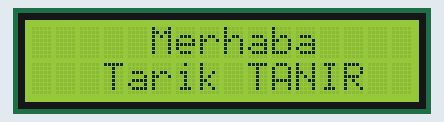
This sketch was run on a simulated Arduino Uno, built with avr-gcc and run on an emulated ATmega328P. Parts: 16×2 character LCD.

Above: at 0.1 s.
At 3.2 s:
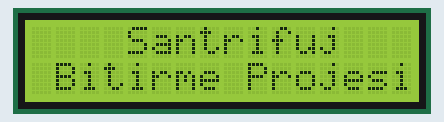
At 6.2 s:
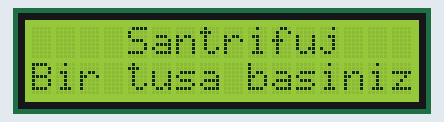

Measured:
- what the display in image 1 shows lasts 3.0 s, from 3.1 s to 6.1 s

The sketch:

I2C_LCD_Code.ino
```cpp
/*
   Arduino LCD I2C Tutorial by 'Tronics Lk"
   Please visit my YouTube channel from this link for more Tutorials
   https://www.youtube.com/channel/UCYJa3gs8q49-N3TLm-7ygUw?sub_confirmation=1
*/
#include <Wire.h>
#include <LiquidCrystal_I2C.h>

LiquidCrystal_I2C lcd(0x27, 16, 2); // set the LCD address to 0x27 for a 16 chars and 2 line display

void setup()
{
  lcd.init();         // initialize the lcd
  lcd.backlight();    // Turn on the LCD screen backlight

  lcd.setCursor(5, 0);
  lcd.print("Merhaba");
  lcd.setCursor(3, 1);
  lcd.print("Tarik TANIR");
  delay(3000);
  lcd.clear();

  lcd.setCursor(4, 0);
  lcd.print("Santrifuj");
  lcd.setCursor(1, 1);
  lcd.print("Bitirme Projesi");
  delay(3000);
  lcd.clear();

  lcd.setCursor(4, 0);
  lcd.print("Santrifuj");
  lcd.setCursor(0, 1);
  lcd.print("Bir tusa basiniz");
}

void loop()
{

}
```
